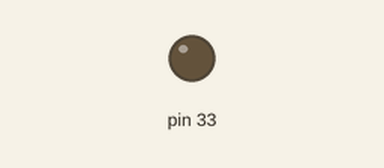
The program below on a simulated Raspberry Pi (header pin numbers). On the bench: output pins drawn as LEDs (lit = HIGH). At 1.0 s the program stops and its outputs stay as they are.

Above: at 0.1 s.
Timing chart, 0 to 1.6 s (numbered marks = the images above):
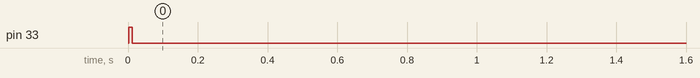

The program:

rs482.py
```python
import RPi.GPIO as GPIO
import time
import serial
GPIO.setmode(GPIO.BOARD)
GPIO.setup(33, GPIO.OUT) #RS 485 Enable Pin
# Serial Port Settings
rs_485_ser = serial.Serial(
    port='/dev/ttyS0',  # Raspberry Pi's serial port's name
    baudrate=9600,      # Connection Speed (Baudrate)
    timeout=1           # Timeout Settings
)
#RS485 Data
data = bytes([0x01, 0x03, 0x00, 0x00, 0x00, 0x04, 0x44, 0x09]) # Total active energy
try:
    GPIO.output(33, GPIO.HIGH)
    rs_485_ser.write(data)
    time.sleep(0.01)
    GPIO.output(33, GPIO.LOW)
    rs_485_ser.reset_output_buffer()
    rs_485_ser.reset_input_buffer()
    response = rs_485_ser.readline()
    if response:
        byte_array = bytearray(response)  #Response is coming byte by byte, so we have to convert to array to compare datas
        byte_list = list(byte_array)
        print("Response :")
        for i in range (len(byte_list)):
            print (i+1,". byte is = ",byte_list[i])

except Exception as e:
    print("RS485 an error occurred:", e)
```

Measured:
- by itself, pin 33: LOW → HIGH at 0.00 s, → LOW 0.01 s later
